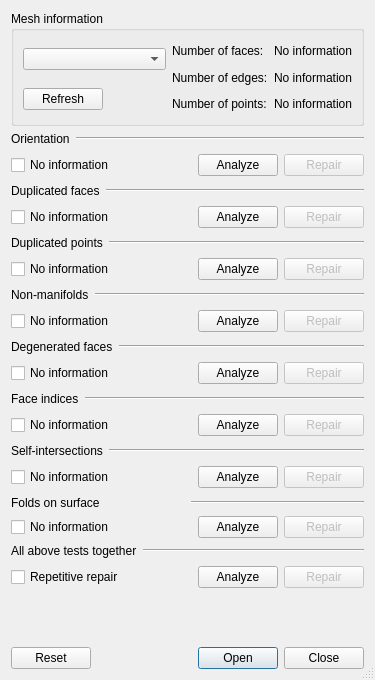
<?xml version="1.0" encoding="UTF-8"?>
<ui version="4.0">
 <class>MeshGui::DlgEvaluateMesh</class>
 <widget class="QDialog" name="MeshGui::DlgEvaluateMesh">
  <property name="geometry">
   <rect>
    <x>0</x>
    <y>0</y>
    <width>371</width>
    <height>680</height>
   </rect>
  </property>
  <property name="windowTitle">
   <string>Evaluate &amp; Repair Mesh</string>
  </property>
  <property name="sizeGripEnabled">
   <bool>true</bool>
  </property>
  <layout class="QGridLayout" name="gridLayout">
   <item row="0" column="0">
    <widget class="QGroupBox" name="groupBoxInfo">
     <property name="title">
      <string>Mesh information</string>
     </property>
     <layout class="QGridLayout">
      <property name="margin">
       <number>9</number>
      </property>
      <property name="spacing">
       <number>6</number>
      </property>
      <item row="0" column="2" rowspan="2">
       <layout class="QGridLayout">
        <property name="margin">
         <number>0</number>
        </property>
        <property name="spacing">
         <number>6</number>
        </property>
        <item row="2" column="0">
         <widget class="QLabel" name="textLabel3">
          <property name="text">
           <string>Number of points:</string>
          </property>
         </widget>
        </item>
        <item row="0" column="2">
         <widget class="QLabel" name="textLabel4">
          <property name="text">
           <string>No information</string>
          </property>
          <property name="alignment">
           <set>Qt::AlignRight|Qt::AlignTrailing|Qt::AlignVCenter</set>
          </property>
         </widget>
        </item>
        <item row="0" column="0">
         <widget class="QLabel" name="textLabel1">
          <property name="text">
           <string>Number of faces:</string>
          </property>
         </widget>
        </item>
        <item row="2" column="2">
         <widget class="QLabel" name="textLabel6">
          <property name="text">
           <string>No information</string>
          </property>
          <property name="alignment">
           <set>Qt::AlignRight|Qt::AlignTrailing|Qt::AlignVCenter</set>
          </property>
         </widget>
        </item>
        <item row="1" column="0">
         <widget class="QLabel" name="textLabel2">
          <property name="text">
           <string>Number of edges:</string>
          </property>
         </widget>
        </item>
        <item row="2" column="1">
         <spacer>
          <property name="orientation">
           <enum>Qt::Horizontal</enum>
          </property>
          <property name="sizeType">
           <enum>QSizePolicy::Expanding</enum>
          </property>
          <property name="sizeHint" stdset="0">
           <size>
            <width>16</width>
            <height>20</height>
           </size>
          </property>
         </spacer>
        </item>
        <item row="1" column="1">
         <spacer>
          <property name="orientation">
           <enum>Qt::Horizontal</enum>
          </property>
          <property name="sizeType">
           <enum>QSizePolicy::Expanding</enum>
          </property>
          <property name="sizeHint" stdset="0">
           <size>
            <width>26</width>
            <height>21</height>
           </size>
          </property>
         </spacer>
        </item>
        <item row="1" column="2">
         <widget class="QLabel" name="textLabel5">
          <property name="text">
           <string>No information</string>
          </property>
          <property name="alignment">
           <set>Qt::AlignRight|Qt::AlignTrailing|Qt::AlignVCenter</set>
          </property>
         </widget>
        </item>
        <item row="0" column="1">
         <spacer>
          <property name="orientation">
           <enum>Qt::Horizontal</enum>
          </property>
          <property name="sizeType">
           <enum>QSizePolicy::Expanding</enum>
          </property>
          <property name="sizeHint" stdset="0">
           <size>
            <width>16</width>
            <height>21</height>
           </size>
          </property>
         </spacer>
        </item>
       </layout>
      </item>
      <item row="1" column="1">
       <spacer>
        <property name="orientation">
         <enum>Qt::Horizontal</enum>
        </property>
        <property name="sizeType">
         <enum>QSizePolicy::Expanding</enum>
        </property>
        <property name="sizeHint" stdset="0">
         <size>
          <width>121</width>
          <height>20</height>
         </size>
        </property>
       </spacer>
      </item>
      <item row="1" column="0">
       <widget class="QPushButton" name="refreshButton">
        <property name="text">
         <string>Refresh</string>
        </property>
       </widget>
      </item>
      <item row="0" column="0" colspan="2">
       <widget class="QComboBox" name="meshNameButton"/>
      </item>
     </layout>
    </widget>
   </item>
   <item row="1" column="0">
    <layout class="QHBoxLayout">
     <property name="spacing">
      <number>6</number>
     </property>
     <property name="margin">
      <number>0</number>
     </property>
     <item>
      <widget class="QLabel" name="label">
       <property name="sizePolicy">
        <sizepolicy hsizetype="Maximum" vsizetype="Preferred">
         <horstretch>0</horstretch>
         <verstretch>0</verstretch>
        </sizepolicy>
       </property>
       <property name="text">
        <string>Orientation</string>
       </property>
      </widget>
     </item>
     <item>
      <widget class="Line" name="line">
       <property name="orientation">
        <enum>Qt::Horizontal</enum>
       </property>
      </widget>
     </item>
    </layout>
   </item>
   <item row="2" column="0">
    <layout class="QHBoxLayout">
     <property name="spacing">
      <number>6</number>
     </property>
     <property name="margin">
      <number>0</number>
     </property>
     <item>
      <widget class="QCheckBox" name="checkOrientationButton">
       <property name="text">
        <string>No information</string>
       </property>
      </widget>
     </item>
     <item>
      <spacer>
       <property name="orientation">
        <enum>Qt::Horizontal</enum>
       </property>
       <property name="sizeType">
        <enum>QSizePolicy::Expanding</enum>
       </property>
       <property name="sizeHint" stdset="0">
        <size>
         <width>72</width>
         <height>26</height>
        </size>
       </property>
      </spacer>
     </item>
     <item>
      <widget class="QPushButton" name="analyzeOrientationButton">
       <property name="text">
        <string>Analyze</string>
       </property>
      </widget>
     </item>
     <item>
      <widget class="QPushButton" name="repairOrientationButton">
       <property name="enabled">
        <bool>false</bool>
       </property>
       <property name="text">
        <string>Repair</string>
       </property>
      </widget>
     </item>
    </layout>
   </item>
   <item row="3" column="0">
    <layout class="QHBoxLayout">
     <property name="spacing">
      <number>6</number>
     </property>
     <property name="margin">
      <number>0</number>
     </property>
     <item>
      <widget class="QLabel" name="label_2">
       <property name="sizePolicy">
        <sizepolicy hsizetype="Maximum" vsizetype="Preferred">
         <horstretch>0</horstretch>
         <verstretch>0</verstretch>
        </sizepolicy>
       </property>
       <property name="text">
        <string>Duplicated faces</string>
       </property>
      </widget>
     </item>
     <item>
      <widget class="Line" name="line_2">
       <property name="orientation">
        <enum>Qt::Horizontal</enum>
       </property>
      </widget>
     </item>
    </layout>
   </item>
   <item row="4" column="0">
    <layout class="QHBoxLayout">
     <property name="spacing">
      <number>6</number>
     </property>
     <property name="margin">
      <number>0</number>
     </property>
     <item>
      <widget class="QCheckBox" name="checkDuplicatedFacesButton">
       <property name="text">
        <string>No information</string>
       </property>
      </widget>
     </item>
     <item>
      <spacer>
       <property name="orientation">
        <enum>Qt::Horizontal</enum>
       </property>
       <property name="sizeType">
        <enum>QSizePolicy::Expanding</enum>
       </property>
       <property name="sizeHint" stdset="0">
        <size>
         <width>72</width>
         <height>26</height>
        </size>
       </property>
      </spacer>
     </item>
     <item>
      <widget class="QPushButton" name="analyzeDuplicatedFacesButton">
       <property name="text">
        <string>Analyze</string>
       </property>
      </widget>
     </item>
     <item>
      <widget class="QPushButton" name="repairDuplicatedFacesButton">
       <property name="enabled">
        <bool>false</bool>
       </property>
       <property name="text">
        <string>Repair</string>
       </property>
      </widget>
     </item>
    </layout>
   </item>
   <item row="5" column="0">
    <layout class="QHBoxLayout">
     <property name="spacing">
      <number>6</number>
     </property>
     <property name="margin">
      <number>0</number>
     </property>
     <item>
      <widget class="QLabel" name="label_3">
       <property name="sizePolicy">
        <sizepolicy hsizetype="Maximum" vsizetype="Preferred">
         <horstretch>0</horstretch>
         <verstretch>0</verstretch>
        </sizepolicy>
       </property>
       <property name="text">
        <string>Duplicated points</string>
       </property>
      </widget>
     </item>
     <item>
      <widget class="Line" name="line_3">
       <property name="orientation">
        <enum>Qt::Horizontal</enum>
       </property>
      </widget>
     </item>
    </layout>
   </item>
   <item row="6" column="0">
    <layout class="QHBoxLayout">
     <property name="spacing">
      <number>6</number>
     </property>
     <property name="margin">
      <number>0</number>
     </property>
     <item>
      <widget class="QCheckBox" name="checkDuplicatedPointsButton">
       <property name="text">
        <string>No information</string>
       </property>
      </widget>
     </item>
     <item>
      <spacer>
       <property name="orientation">
        <enum>Qt::Horizontal</enum>
       </property>
       <property name="sizeType">
        <enum>QSizePolicy::Expanding</enum>
       </property>
       <property name="sizeHint" stdset="0">
        <size>
         <width>72</width>
         <height>26</height>
        </size>
       </property>
      </spacer>
     </item>
     <item>
      <widget class="QPushButton" name="analyzeDuplicatedPointsButton">
       <property name="text">
        <string>Analyze</string>
       </property>
      </widget>
     </item>
     <item>
      <widget class="QPushButton" name="repairDuplicatedPointsButton">
       <property name="enabled">
        <bool>false</bool>
       </property>
       <property name="text">
        <string>Repair</string>
       </property>
      </widget>
     </item>
    </layout>
   </item>
   <item row="7" column="0">
    <layout class="QHBoxLayout">
     <property name="spacing">
      <number>6</number>
     </property>
     <property name="margin">
      <number>0</number>
     </property>
     <item>
      <widget class="QLabel" name="label_4">
       <property name="sizePolicy">
        <sizepolicy hsizetype="Maximum" vsizetype="Preferred">
         <horstretch>0</horstretch>
         <verstretch>0</verstretch>
        </sizepolicy>
       </property>
       <property name="text">
        <string>Non-manifolds</string>
       </property>
      </widget>
     </item>
     <item>
      <widget class="Line" name="line_4">
       <property name="orientation">
        <enum>Qt::Horizontal</enum>
       </property>
      </widget>
     </item>
    </layout>
   </item>
   <item row="8" column="0">
    <layout class="QHBoxLayout">
     <property name="spacing">
      <number>6</number>
     </property>
     <property name="margin">
      <number>0</number>
     </property>
     <item>
      <widget class="QCheckBox" name="checkNonmanifoldsButton">
       <property name="text">
        <string>No information</string>
       </property>
      </widget>
     </item>
     <item>
      <spacer>
       <property name="orientation">
        <enum>Qt::Horizontal</enum>
       </property>
       <property name="sizeType">
        <enum>QSizePolicy::Expanding</enum>
       </property>
       <property name="sizeHint" stdset="0">
        <size>
         <width>72</width>
         <height>26</height>
        </size>
       </property>
      </spacer>
     </item>
     <item>
      <widget class="QPushButton" name="analyzeNonmanifoldsButton">
       <property name="text">
        <string>Analyze</string>
       </property>
      </widget>
     </item>
     <item>
      <widget class="QPushButton" name="repairNonmanifoldsButton">
       <property name="enabled">
        <bool>false</bool>
       </property>
       <property name="text">
        <string>Repair</string>
       </property>
      </widget>
     </item>
    </layout>
   </item>
   <item row="9" column="0">
    <layout class="QHBoxLayout">
     <property name="spacing">
      <number>6</number>
     </property>
     <property name="margin">
      <number>0</number>
     </property>
     <item>
      <widget class="QLabel" name="label_5">
       <property name="sizePolicy">
        <sizepolicy hsizetype="Maximum" vsizetype="Preferred">
         <horstretch>0</horstretch>
         <verstretch>0</verstretch>
        </sizepolicy>
       </property>
       <property name="text">
        <string>Degenerated faces</string>
       </property>
      </widget>
     </item>
     <item>
      <widget class="Line" name="line_5">
       <property name="orientation">
        <enum>Qt::Horizontal</enum>
       </property>
      </widget>
     </item>
    </layout>
   </item>
   <item row="10" column="0">
    <layout class="QHBoxLayout">
     <property name="spacing">
      <number>6</number>
     </property>
     <property name="margin">
      <number>0</number>
     </property>
     <item>
      <widget class="QCheckBox" name="checkDegenerationButton">
       <property name="text">
        <string>No information</string>
       </property>
      </widget>
     </item>
     <item>
      <spacer>
       <property name="orientation">
        <enum>Qt::Horizontal</enum>
       </property>
       <property name="sizeType">
        <enum>QSizePolicy::Expanding</enum>
       </property>
       <property name="sizeHint" stdset="0">
        <size>
         <width>72</width>
         <height>26</height>
        </size>
       </property>
      </spacer>
     </item>
     <item>
      <widget class="QPushButton" name="analyzeDegeneratedButton">
       <property name="text">
        <string>Analyze</string>
       </property>
      </widget>
     </item>
     <item>
      <widget class="QPushButton" name="repairDegeneratedButton">
       <property name="enabled">
        <bool>false</bool>
       </property>
       <property name="text">
        <string>Repair</string>
       </property>
      </widget>
     </item>
    </layout>
   </item>
   <item row="11" column="0">
    <layout class="QHBoxLayout">
     <property name="spacing">
      <number>6</number>
     </property>
     <property name="margin">
      <number>0</number>
     </property>
     <item>
      <widget class="QLabel" name="label_6">
       <property name="sizePolicy">
        <sizepolicy hsizetype="Maximum" vsizetype="Preferred">
         <horstretch>0</horstretch>
         <verstretch>0</verstretch>
        </sizepolicy>
       </property>
       <property name="text">
        <string>Face indices</string>
       </property>
      </widget>
     </item>
     <item>
      <widget class="Line" name="line_6">
       <property name="orientation">
        <enum>Qt::Horizontal</enum>
       </property>
      </widget>
     </item>
    </layout>
   </item>
   <item row="12" column="0">
    <layout class="QHBoxLayout">
     <property name="spacing">
      <number>6</number>
     </property>
     <property name="margin">
      <number>0</number>
     </property>
     <item>
      <widget class="QCheckBox" name="checkIndicesButton">
       <property name="text">
        <string>No information</string>
       </property>
      </widget>
     </item>
     <item>
      <spacer>
       <property name="orientation">
        <enum>Qt::Horizontal</enum>
       </property>
       <property name="sizeType">
        <enum>QSizePolicy::Expanding</enum>
       </property>
       <property name="sizeHint" stdset="0">
        <size>
         <width>72</width>
         <height>26</height>
        </size>
       </property>
      </spacer>
     </item>
     <item>
      <widget class="QPushButton" name="analyzeIndicesButton">
       <property name="text">
        <string>Analyze</string>
       </property>
      </widget>
     </item>
     <item>
      <widget class="QPushButton" name="repairIndicesButton">
       <property name="enabled">
        <bool>false</bool>
       </property>
       <property name="text">
        <string>Repair</string>
       </property>
      </widget>
     </item>
    </layout>
   </item>
   <item row="13" column="0">
    <layout class="QHBoxLayout">
     <property name="spacing">
      <number>6</number>
     </property>
     <property name="margin">
      <number>0</number>
     </property>
     <item>
      <widget class="QLabel" name="label_7">
       <property name="sizePolicy">
        <sizepolicy hsizetype="Maximum" vsizetype="Preferred">
         <horstretch>0</horstretch>
         <verstretch>0</verstretch>
        </sizepolicy>
       </property>
       <property name="text">
        <string>Self-intersections</string>
       </property>
      </widget>
     </item>
     <item>
      <widget class="Line" name="line_7">
       <property name="orientation">
        <enum>Qt::Horizontal</enum>
       </property>
      </widget>
     </item>
    </layout>
   </item>
   <item row="14" column="0">
    <layout class="QHBoxLayout">
     <property name="spacing">
      <number>6</number>
     </property>
     <property name="margin">
      <number>0</number>
     </property>
     <item>
      <widget class="QCheckBox" name="checkSelfIntersectionButton">
       <property name="text">
        <string>No information</string>
       </property>
      </widget>
     </item>
     <item>
      <spacer>
       <property name="orientation">
        <enum>Qt::Horizontal</enum>
       </property>
       <property name="sizeType">
        <enum>QSizePolicy::Expanding</enum>
       </property>
       <property name="sizeHint" stdset="0">
        <size>
         <width>51</width>
         <height>26</height>
        </size>
       </property>
      </spacer>
     </item>
     <item>
      <widget class="QPushButton" name="analyzeSelfIntersectionButton">
       <property name="text">
        <string>Analyze</string>
       </property>
      </widget>
     </item>
     <item>
      <widget class="QPushButton" name="repairSelfIntersectionButton">
       <property name="enabled">
        <bool>false</bool>
       </property>
       <property name="text">
        <string>Repair</string>
       </property>
      </widget>
     </item>
    </layout>
   </item>
   <item row="15" column="0">
    <layout class="QHBoxLayout" name="horizontalLayout_2">
     <item>
      <widget class="QLabel" name="label_9">
       <property name="text">
        <string>Folds on surface</string>
       </property>
      </widget>
     </item>
     <item>
      <widget class="Line" name="line_9">
       <property name="orientation">
        <enum>Qt::Horizontal</enum>
       </property>
      </widget>
     </item>
    </layout>
   </item>
   <item row="16" column="0">
    <layout class="QHBoxLayout" name="horizontalLayout">
     <item>
      <widget class="QCheckBox" name="checkFoldsButton">
       <property name="text">
        <string>No information</string>
       </property>
      </widget>
     </item>
     <item>
      <spacer name="horizontalSpacer">
       <property name="orientation">
        <enum>Qt::Horizontal</enum>
       </property>
       <property name="sizeHint" stdset="0">
        <size>
         <width>40</width>
         <height>20</height>
        </size>
       </property>
      </spacer>
     </item>
     <item>
      <widget class="QPushButton" name="analyzeFoldsButton">
       <property name="text">
        <string>Analyze</string>
       </property>
      </widget>
     </item>
     <item>
      <widget class="QPushButton" name="repairFoldsButton">
       <property name="enabled">
        <bool>false</bool>
       </property>
       <property name="text">
        <string>Repair</string>
       </property>
      </widget>
     </item>
    </layout>
   </item>
   <item row="17" column="0">
    <layout class="QHBoxLayout">
     <property name="spacing">
      <number>6</number>
     </property>
     <property name="margin">
      <number>0</number>
     </property>
     <item>
      <widget class="QLabel" name="label_8">
       <property name="sizePolicy">
        <sizepolicy hsizetype="Maximum" vsizetype="Preferred">
         <horstretch>0</horstretch>
         <verstretch>0</verstretch>
        </sizepolicy>
       </property>
       <property name="text">
        <string>All above tests together</string>
       </property>
      </widget>
     </item>
     <item>
      <widget class="Line" name="line_8">
       <property name="orientation">
        <enum>Qt::Horizontal</enum>
       </property>
      </widget>
     </item>
    </layout>
   </item>
   <item row="18" column="0">
    <layout class="QHBoxLayout">
     <property name="spacing">
      <number>6</number>
     </property>
     <property name="margin">
      <number>0</number>
     </property>
     <item>
      <widget class="QCheckBox" name="checkRepeatButton">
       <property name="text">
        <string>Repetitive repair</string>
       </property>
      </widget>
     </item>
     <item>
      <spacer>
       <property name="orientation">
        <enum>Qt::Horizontal</enum>
       </property>
       <property name="sizeType">
        <enum>QSizePolicy::Expanding</enum>
       </property>
       <property name="sizeHint" stdset="0">
        <size>
         <width>72</width>
         <height>26</height>
        </size>
       </property>
      </spacer>
     </item>
     <item>
      <widget class="QPushButton" name="analyzeAllTogether">
       <property name="text">
        <string>Analyze</string>
       </property>
      </widget>
     </item>
     <item>
      <widget class="QPushButton" name="repairAllTogether">
       <property name="enabled">
        <bool>false</bool>
       </property>
       <property name="text">
        <string>Repair</string>
       </property>
      </widget>
     </item>
    </layout>
   </item>
   <item row="19" column="0">
    <spacer>
     <property name="orientation">
      <enum>Qt::Vertical</enum>
     </property>
     <property name="sizeType">
      <enum>QSizePolicy::Expanding</enum>
     </property>
     <property name="sizeHint" stdset="0">
      <size>
       <width>353</width>
       <height>21</height>
      </size>
     </property>
    </spacer>
   </item>
   <item row="20" column="0">
    <widget class="QDialogButtonBox" name="buttonBox">
     <property name="standardButtons">
      <set>QDialogButtonBox::Close|QDialogButtonBox::Open|QDialogButtonBox::Reset</set>
     </property>
    </widget>
   </item>
  </layout>
 </widget>
 <layoutdefault spacing="6" margin="11"/>
 <tabstops>
  <tabstop>refreshButton</tabstop>
  <tabstop>checkOrientationButton</tabstop>
  <tabstop>analyzeOrientationButton</tabstop>
  <tabstop>repairOrientationButton</tabstop>
  <tabstop>checkDuplicatedFacesButton</tabstop>
  <tabstop>analyzeDuplicatedFacesButton</tabstop>
  <tabstop>repairDuplicatedFacesButton</tabstop>
  <tabstop>checkDuplicatedPointsButton</tabstop>
  <tabstop>analyzeDuplicatedPointsButton</tabstop>
  <tabstop>repairDuplicatedPointsButton</tabstop>
  <tabstop>checkNonmanifoldsButton</tabstop>
  <tabstop>analyzeNonmanifoldsButton</tabstop>
  <tabstop>repairNonmanifoldsButton</tabstop>
  <tabstop>checkDegenerationButton</tabstop>
  <tabstop>analyzeDegeneratedButton</tabstop>
  <tabstop>repairDegeneratedButton</tabstop>
  <tabstop>checkIndicesButton</tabstop>
  <tabstop>analyzeIndicesButton</tabstop>
  <tabstop>repairIndicesButton</tabstop>
 </tabstops>
 <resources/>
 <connections>
  <connection>
   <sender>buttonBox</sender>
   <signal>rejected()</signal>
   <receiver>MeshGui::DlgEvaluateMesh</receiver>
   <slot>close()</slot>
   <hints>
    <hint type="sourcelabel">
     <x>185</x>
     <y>661</y>
    </hint>
    <hint type="destinationlabel">
     <x>185</x>
     <y>341</y>
    </hint>
   </hints>
  </connection>
 </connections>
</ui>
